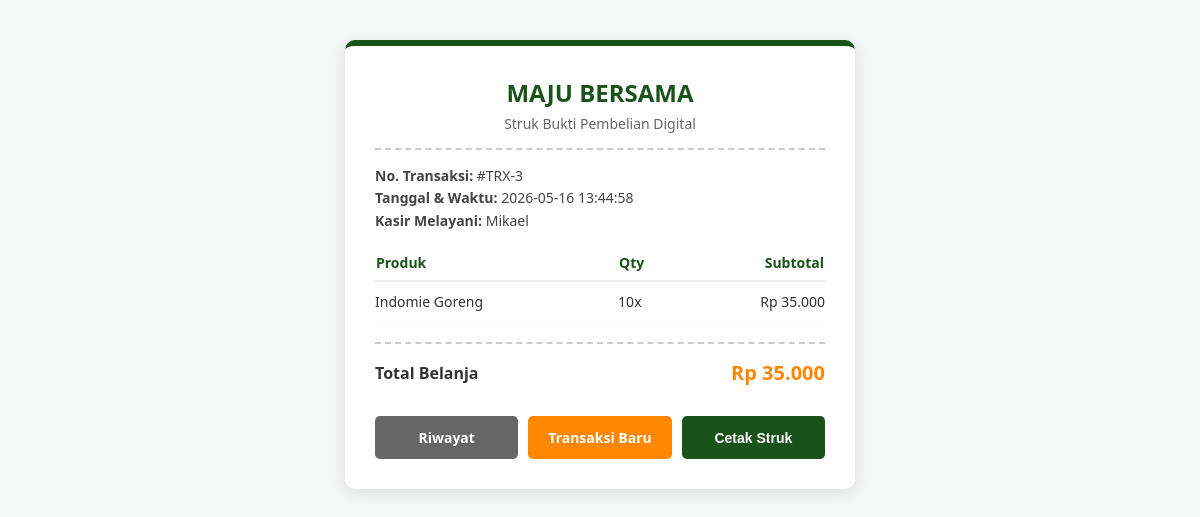
The app's page /minimarket_maju_bersama/detail.php?id=3 (signed in) with its own data.
### tables this page shows
CREATE TABLE `transaksi` (
  `id_transaksi` int(11) NOT NULL AUTO_INCREMENT,
  `tanggal_transaksi` datetime DEFAULT current_timestamp(),
  `id_karyawan` int(11) DEFAULT NULL,
  `total_harga` decimal(12,2) DEFAULT 0.00,
  PRIMARY KEY (`id_transaksi`),
  KEY `id_karyawan` (`id_karyawan`),
  CONSTRAINT `transaksi_ibfk_1` FOREIGN KEY (`id_karyawan`) REFERENCES `karyawan` (`id_karyawan`) ON DELETE SET NULL
);

CREATE TABLE `karyawan` (
  `id_karyawan` int(11) NOT NULL AUTO_INCREMENT,
  `nama_user` varchar(100) NOT NULL,
  `username` varchar(50) NOT NULL,
  `password` varchar(255) NOT NULL,
  `role` enum('admin','kasir') NOT NULL,
  PRIMARY KEY (`id_karyawan`),
  UNIQUE KEY `username` (`username`)
);

CREATE TABLE `detail_transaksi` (
  `id_detail` int(11) NOT NULL AUTO_INCREMENT,
  `id_transaksi` int(11) DEFAULT NULL,
  `id_produk` int(11) DEFAULT NULL,
  `jumlah` int(11) NOT NULL,
  `subtotal` decimal(12,2) NOT NULL,
  PRIMARY KEY (`id_detail`),
  KEY `id_transaksi` (`id_transaksi`),
  KEY `id_produk` (`id_produk`),
  CONSTRAINT `detail_transaksi_ibfk_1` FOREIGN KEY (`id_transaksi`) REFERENCES `transaksi` (`id_transaksi`) ON DELETE CASCADE,
  CONSTRAINT `detail_transaksi_ibfk_2` FOREIGN KEY (`id_produk`) REFERENCES `produk` (`id_produk`)
);

CREATE TABLE `produk` (
  `id_produk` int(11) NOT NULL AUTO_INCREMENT,
  `id_kategori` int(11) DEFAULT NULL,
  `nama_produk` varchar(150) NOT NULL,
  `harga` decimal(10,2) NOT NULL,
  `stok` int(11) NOT NULL,
  PRIMARY KEY (`id_produk`),
  KEY `id_kategori` (`id_kategori`),
  CONSTRAINT `produk_ibfk_1` FOREIGN KEY (`id_kategori`) REFERENCES `kategori` (`id_kategori`) ON DELETE SET NULL
);

### minimarket_maju_bersama/detail.php (the view, shortened to what this page needs)
<?php
include 'koneksi.php';
$id_transaksi = mysqli_real_escape_string($conn, $_GET['id']);
$sql_trx = "SELECT t.*, k.nama_user FROM transaksi t
            JOIN karyawan k ON t.id_karyawan = k.id_karyawan
            WHERE t.id_transaksi = '$id_transaksi'";
$res_trx = mysqli_query($conn, $sql_trx);
$trx = mysqli_fetch_assoc($res_trx);
?>
<!DOCTYPE html>
<html lang="id">
<head>
</head>
<body>
<div class="struk-card">
    <div class="header">
        <h2>MAJU BERSAMA</h2>
        <p>Struk Bukti Pembelian Digital</p>
    </div>
    <div class="info">
        <div><strong>No. Transaksi:</strong> #TRX-<?= $trx['id_transaksi'] ?></div>
        <div><strong>Tanggal & Waktu:</strong> <?= $trx['tanggal_transaksi'] ?></div>
        <div><strong>Kasir Melayani:</strong> <?= $trx['nama_user'] ?></div>
    </div>
    <table>
        <thead>
            <tr>
                <th>Produk</th>
                <th>Qty</th>
                <th class="td-right">Subtotal</th>
            </tr>
        </thead>
        <tbody>
            <?php
            $sql_detail = "SELECT d.*, p.nama_produk FROM detail_transaksi d
                            JOIN produk p ON d.id_produk = p.id_produk
                            WHERE d.id_transaksi = '$id_transaksi'";
            $res_detail = mysqli_query($conn, $sql_detail);
            while($d = mysqli_fetch_assoc($res_detail)) : ?>
                <tr>
                    <td><?= $d['nama_produk'] ?></td>
                    <td><?= $d['jumlah'] ?>x</td>
                    <td class="td-right">Rp <?= number_format($d['subtotal'], 0, ',', '.') ?></td>
                </tr>
            <?php endwhile; ?>
        </tbody>
    </table>
    <div class="total-box">
        <span class="total-teks">Total Belanja</span>
        <span class="total-harga">Rp <?= number_format($trx['total_harga'], 0, ',', '.') ?></span>
    </div>
    <div class="btn-group">
        <a href="index.php?page=riwayat" class="btn btn-kembali">Riwayat</a>
        <a href="index.php?page=transaksi" class="btn btn-baru">Transaksi Baru</a>
        <button onclick="window.print()" class="btn btn-cetak">Cetak Struk</button>
    </div>
</div>
</body>
</html>

### minimarket_maju_bersama/detail.php (style rules this page uses)
body { font-family: 'Segoe UI', Tahoma, Geneva, Verdana, sans-serif; background: #f4f7f6; display: flex; justify-content: center; padding: 40px; margin: 0; }
.struk-card { background: white; width: 100%; max-width: 450px; padding: 30px; border-radius: 10px; box-shadow: 0 4px 15px rgba(0,0,0,0.1); border-top: 6px solid #1A531A; }
.header { text-align: center; border-bottom: 2px dashed #ccc; padding-bottom: 15px; margin-bottom: 15px; }
.header h2 { margin: 0; color: #1A531A; font-size: 24px; }
.header p { margin: 5px 0 0; color: #666; font-size: 14px; }
.info { font-size: 14px; color: #444; margin-bottom: 20px; line-height: 1.6; }
table { width: 100%; border-collapse: collapse; margin-bottom: 20px; }
th { text-align: left; border-bottom: 2px solid #eee; padding-bottom: 8px; color: #1A531A; font-size: 14px; }
td { padding: 10px 0; border-bottom: 1px solid #f9f9f9; font-size: 14px; color: #333; }
.td-right { text-align: right; }
.total-box { border-top: 2px dashed #ccc; padding-top: 15px; display: flex; justify-content: space-between; align-items: center; }
.total-teks { font-size: 16px; font-weight: bold; color: #333; }
.total-harga { font-size: 20px; font-weight: bold; color: #FF8600; }
.btn-group { display: flex; gap: 10px; margin-top: 30px; }
.btn { flex: 1; padding: 12px; border: none; border-radius: 5px; cursor: pointer; text-align: center; text-decoration: none; font-size: 14px; font-weight: bold; }
.btn-kembali { background: #666; color: white; }
.btn-cetak { background: #1A531A; color: white; }
.btn-baru { background: #FF8600; color: white; }

### records on screen
transaksi: id_transaksi "3", tanggal_transaksi "2026-05-16 13:44:58", id_karyawan.nama_user "Mikael", total_harga "35.000"
detail_transaksi: id_produk.nama_produk "Indomie Goreng", jumlah "10", subtotal "35.000"
